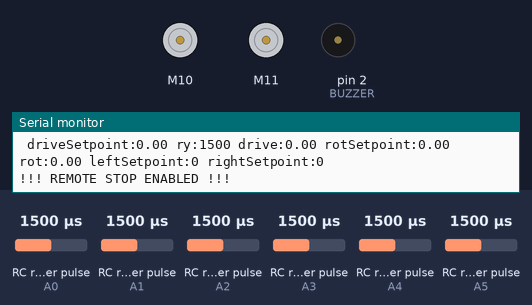
The sketch below on a simulated Arduino Uno, built for the host (arithmetic inside an expression is 32-bit, double 64-bit). Shown: 2 × DC motor (green arrow = forward, orange = backward, longer = faster), buzzer (waves = sounding), the last lines printed to the serial monitor. Wiring (inferred from the names in the program): 6 × RC receiver channel: data A0 / data A1 / data A2 / data A3 / data A4 / data A5. The test bench sets the inputs (shaded band); at power-on: RC receiver pulse (sensors on A3, A1, A0, A2, A5, A4) 1500 µs.

Above: at 1.2 s.
1.3 s: RC receiver pulse (sensor on A3) set to 1166 µs
2.8 s: RC receiver pulse (sensor on A3) set to 1141 µs
At 3.04 s:
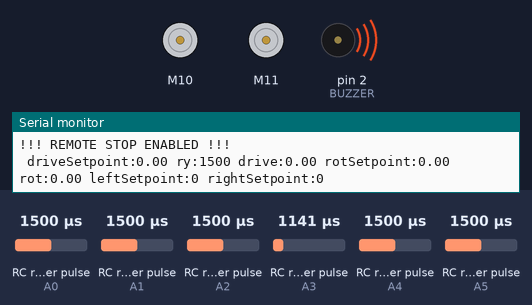
5.8 s: RC receiver pulse (sensor on A1) set to 1020 µs
At 7.4 s:
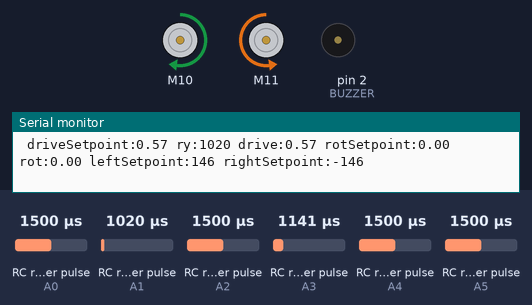
7.7 s: RC receiver pulse (sensor on A0) set to 1020 µs
At 8.3 s:
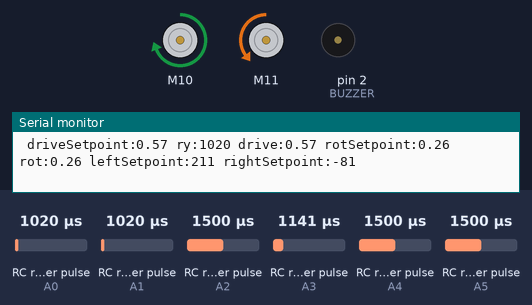
9.2 s: RC receiver pulse (sensor on A2) set to 1020 µs
At 10.5 s:
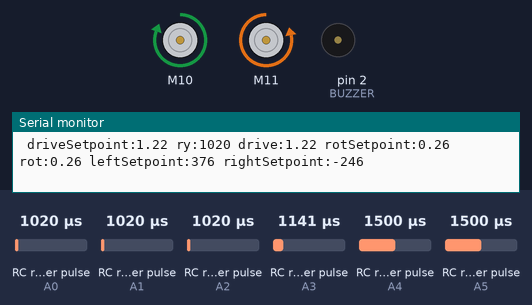
11.2 s: RC receiver pulse (sensor on A5) set to 1020 µs
At 12.6 s:
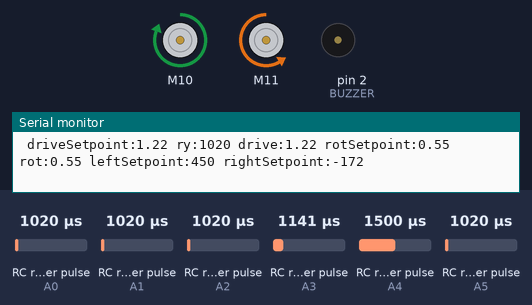
Timing chart, 0 to 13.7 s (numbered marks = the images above; inputs shaded):
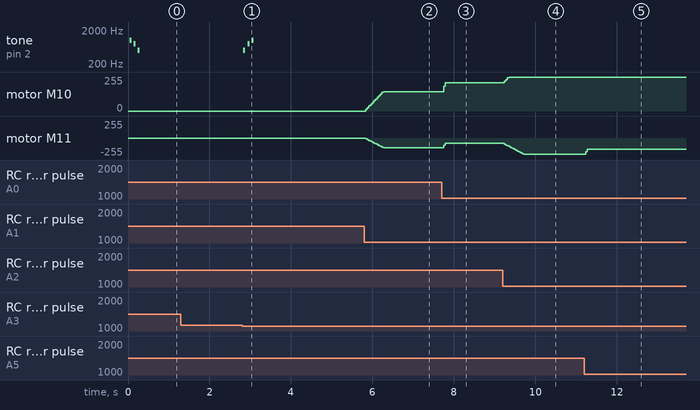

The sketch:

CouchDrivecode2025.ino
```cpp
/* COUCHBOT CODE :)
 * Created: 11-07-2025
 * Author: Patrick Brennan
 * Roughly based on previous couchbot code (v4.1.0)
*/

// Enable serial outputs
#define SERIAL_ON true

// ===== DRIVE PARAMETERS =====
// Change these to change driving behavior
// Arbitrary speed and accel constants
// Will be more meaningful with PID implementation maybe in future?
// Decimal representing % of full speed
#define THROTTLE_MAX 1.0
#define TURN_MAX 0.45

#define ACCEL 0.05 // Seperate acceleration and deceleration curves
#define DECEL 0.10
#define TURN_ACCEL 0.15

// Right stick deadzones
// Having a deadzone of less than 0.02 may lead to weird acceleration
// behavior
#define DRIVE_DEADZONE 0.05
#define ROT_DEADZONE 0.05

// ===== END DRIVE PARAMETERS =====

// RC Reciever Pins
#define CH1_PIN A0 // RX
#define CH2_PIN A1 // RY
#define CH3_PIN A2 // LY
#define CH5_PIN A3 // Switch F (Estop)
#define CH6_PIN A4 // Switch H (Springy)
#define CH7_PIN A5 // Back right slider (turn accel)

// RC Connection Timeout
#define TIMEOUT 25000 // microseconds

// Motor driver pins
#define IN1 13
#define IN2 12
#define AN1 11
#define AN2 10

// Piezzo buzzer pin
#define BUZZER 2

#define JOY_MAX 1920
#define JOY_MIN 1080

// =============================

#include "CytronMotorDriver.h"

CytronMD leftMotor(PWM_DIR, AN2, IN2);
CytronMD rightMotor(PWM_DIR, AN1, IN1);

// Channel values object
struct RCValues {
  bool connection = false;
  int ly = 0;
  int rx = 0;
  int ry = 0;
  int ch5 = 0;
  int ch6 = 0;
  int ch7 = 0;
};

RCValues rc;
int leftMotorSetpoint = 0;
int rightMotorSetpoint = 0;
float drive = 0.0;
float rot = 0.0;

bool remote_stop = true;
bool stop_tone_played = false;
bool enable_tone_played = false;

// Typesafe sign function
template <typename T> int signum(T val) {
    if (val >= 0){
      return 1;
    } else {
      return -1;
    }
}

template <typename T,typename M> T deadzone(T val, M deadzone) {
    if (val > deadzone || val < -deadzone) return val;
    return (T)0;
}

// Update RC values
// Returns array of reciever values
// [LY, RX, RY, CH5, CH6, CH7]
void update_rc() {
  rc.connection = true;
  // Stick values
  rc.rx = pulseIn(CH1_PIN, HIGH, TIMEOUT);
  if (rc.rx == 0) rc.connection = false;

  rc.ry = pulseIn(CH2_PIN, HIGH, TIMEOUT);
  if (rc.ry == 0) rc.connection = false;

  rc.ly = pulseIn(CH3_PIN, HIGH, TIMEOUT);
  if (rc.ly == 0) rc.connection = false;

  // Switches
  rc.ch5 = (pulseIn(CH5_PIN, HIGH, TIMEOUT) < 1152);
  rc.ch6 = (pulseIn(CH6_PIN, HIGH, TIMEOUT) < 1152);

  // Rot. multipler slider
  rc.ch7 = pulseIn(CH7_PIN, HIGH, TIMEOUT);
}

void update_setpoints(RCValues rc) {

  // Not sure how safe this line is
  // Joysticks go below value -> setpoints stay at last value?
  // if ((abs(ly) < JOY_MIN) or (abs(ry) < JOY_MIN) or (abs(rx) < JOY_MIN)) return;

  // Map and reverse ranges (UP on joysticks is lower pwm value)
  float throttle = map(rc.ly, JOY_MIN, JOY_MAX, 255*THROTTLE_MAX, 0)/255.0;
  float turn_accel = map(rc.ch7, JOY_MIN, JOY_MAX, 255*TURN_MAX, 0)/255.0;

  // DOWN -100 | 100 UP
  float driveSetpoint = map(rc.ry, JOY_MIN, JOY_MAX, 255, -255)/255.0;
  // Add deadzone and joystick curve (generated using best fit curve in excel)
  // (0.0463 + (1.53*driveSetpoint)+(-0.621 * pow(driveSetpoint, 2))
  driveSetpoint = deadzone(throttle * driveSetpoint, DRIVE_DEADZONE);

  // LEFT 100 | -100 RIGHT
  float rotSetpoint = map(rc.rx, JOY_MIN, JOY_MAX, 255, -255)/255.0;
  rotSetpoint = deadzone(rotSetpoint * turn_accel, ROT_DEADZONE);

  // Drive acceleration curves
  if ((driveSetpoint-drive) * signum(drive) < 0) {
    // Drive decceleration curve
    if (drive < driveSetpoint) {
      drive = min(drive + DECEL, driveSetpoint);
    } else if (drive > driveSetpoint) {
      drive = max(drive - DECEL, driveSetpoint);
    }
  } else {
    // Drive acceleration curve
    if (drive < driveSetpoint) {
      drive = min(drive + ACCEL, driveSetpoint);
    } else if (drive > driveSetpoint) {
      drive = max(drive - ACCEL, driveSetpoint);
    }
  }

  // Rotation acceleration curves
  if (rot < rotSetpoint) {
    rot = min(rot + TURN_ACCEL, rotSetpoint);
  } else if (rot > rotSetpoint) {
    rot = max(rot - TURN_ACCEL, rotSetpoint);
  }

  rightMotorSetpoint = -1 * ((drive * 255) - (rot * 255));
  leftMotorSetpoint = 1 * ((drive * 255) + (rot * 255));

  if (SERIAL_ON) {
    // Serial.print(" throttle:");
    // Serial.print(throttle);
    // Serial.print(" turn_accel:");
    // Serial.print(turn_accel);
    Serial.print(" driveSetpoint:");
    Serial.print(driveSetpoint);
    Serial.print(" ry:");
    Serial.print(rc.ry);
    Serial.print(" drive:");
    Serial.print(drive);
    Serial.print(" rotSetpoint:");
    Serial.print(rotSetpoint);
    Serial.print(" rot:");
    Serial.print(rot);
    Serial.print(" leftSetpoint:");
    Serial.print(leftMotorSetpoint);
    Serial.print(" rightSetpoint:");
    Serial.print(rightMotorSetpoint);
    Serial.println();
  }

}

void setup() {
  // Pins are by default inputs
  // Motor driver handles output pinmodes
  if (SERIAL_ON) Serial.begin(115200);
  pinMode(2, OUTPUT);
}

void loop() {
  update_rc();

  // if (SERIAL_ON) {
  //   Serial.print("conn:");
  //   Serial.println(rc.ch5);
  //   Serial.print("stop:");
  //   Serial.println(remote_stop);
  // }

  if (rc.connection) {
    update_setpoints(rc);
  }

  // Remote stop resume safety feature
  // ensure right stick is centered before the couch starts moving again
  // after transmitter connection or remote stop
  if (remote_stop && rc.ch5 && drive == 0.0 && rot == 0.0) {
    remote_stop = false;

    stop_tone_played = false;
    // Play enable tone
    if (!enable_tone_played) {
      tone(BUZZER, 500, 50);
      delay(100);
      tone(BUZZER, 800, 50);
      delay(100);
      tone(BUZZER, 1000, 50);
      enable_tone_played = true;
    }

  } else if (remote_stop) {
    // Full-stop condition
    if (SERIAL_ON) Serial.println("!!! REMOTE STOP ENABLED !!!");
    leftMotorSetpoint = 0;
    rightMotorSetpoint = 0;
    leftMotor.setSpeed(0);
    rightMotor.setSpeed(0);

    enable_tone_played = false;
    // Play stop tone
    if (!stop_tone_played) {
      tone(BUZZER, 1000, 50);
      delay(100);
      tone(BUZZER, 800, 50);
      delay(100);
      tone(BUZZER, 500, 50);
      stop_tone_played = true;
    }

    return;
  }

  if (rc.connection && rc.ch5) {
    // Normal run condition
    leftMotor.setSpeed(leftMotorSetpoint);
    rightMotor.setSpeed(rightMotorSetpoint);
  } else {
    if (SERIAL_ON && !rc.connection) Serial.println("Transmitter not connected");
    if (!rc.connection || !rc.ch5) remote_stop = true;
  }

  delay(10);
}
```

Measured:
- the behaviour switches between 1152 and 1151 µs on RC receiver pulse (sensor on A3) (found by bisection; images 0 and 1)
- after the input at 2.8 s, tone on pin 2 (BUZZER): plays 500 Hz for 0.05 s, 800 Hz for 0.05 s, 1000 Hz for 0.05 s, starting at once
- after the input at 5.8 s, motor M10: moves from stopped to forward 146/255 over 0.44 s, starting at once; motor M11: moves from stopped to backward 146/255 over 0.44 s, starting at once
- after the input at 7.7 s, motor M10: forward 146/255 → forward 211/255 after 0.06 s; motor M11: backward 146/255 → backward 81/255 after 0.06 s
- after the input at 9.2 s, motor M10: forward 211/255 → forward 255/255 at once; motor M11: moves from backward 81/255 to backward 246/255 over 0.48 s, starting at once
- after the input at 11.2 s, motor M11: backward 246/255 → backward 172/255 at once
- by itself, tone on pin 2 (BUZZER): plays 1000 Hz for 0.05 s, 800 Hz for 0.05 s, 500 Hz for 0.05 s
